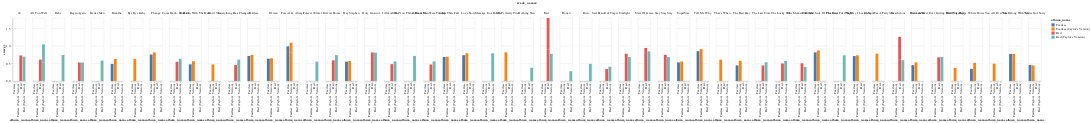

Notebook code cell kept with this figure:
### Code cell
# Here it is clear that this was not a good idea
alt.Chart(dfq3).mark_bar().encode(
    x='album_name:N',
    y='energy:Q',
    color='album_name:N',
    column='track_name2:N'
).properties(
    width=40,
    height=200
)
